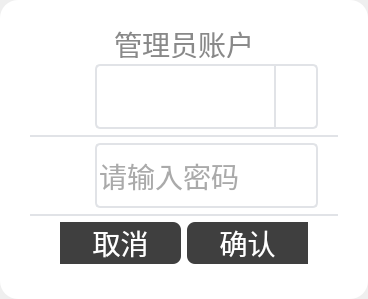
           <widget class="QWidget" name="page_2">
            <layout class="QVBoxLayout" name="verticalLayout_6">
             <property name="spacing">
              <number>0</number>
             </property>
             <property name="leftMargin">
              <number>0</number>
             </property>
             <property name="topMargin">
              <number>0</number>
             </property>
             <property name="rightMargin">
              <number>0</number>
             </property>
             <property name="bottomMargin">
              <number>0</number>
             </property>
             <item>
              <widget class="QFrame" name="frame_Admin">
               <property name="styleSheet">
                <string notr="true">#frame_Admin
{  
	background-color: rgb(255, 255, 255);
	border-radius:18px;
}</string>
               </property>
               <property name="frameShape">
                <enum>QFrame::StyledPanel</enum>
               </property>
               <property name="frameShadow">
                <enum>QFrame::Raised</enum>
               </property>
               <layout class="QVBoxLayout" name="verticalLayout_5" stretch="0,1,0,1,0,1">
                <property name="leftMargin">
                 <number>30</number>
                </property>
                <property name="topMargin">
                 <number>30</number>
                </property>
                <property name="rightMargin">
                 <number>30</number>
                </property>
                <property name="bottomMargin">
                 <number>35</number>
                </property>
                <item>
                 <widget class="QLabel" name="label_9">
                  <property name="minimumSize">
                   <size>
                    <width>0</width>
                    <height>0</height>
                   </size>
                  </property>
                  <property name="maximumSize">
                   <size>
                    <width>16777215</width>
                    <height>28</height>
                   </size>
                  </property>
                  <property name="styleSheet">
                   <string notr="true">
	font-size:28px;
	color: rgb(137, 137, 137);</string>
                  </property>
                  <property name="text">
                   <string>管理员账户</string>
                  </property>
                  <property name="alignment">
                   <set>Qt::AlignCenter</set>
                  </property>
                 </widget>
                </item>
                <item>
                 <layout class="QHBoxLayout" name="horizontalLayout_11" stretch="1,6">
                  <property name="spacing">
                   <number>15</number>
                  </property>
                  <property name="leftMargin">
                   <number>20</number>
                  </property>
                  <property name="topMargin">
                   <number>0</number>
                  </property>
                  <property name="rightMargin">
                   <number>20</number>
                  </property>
                  <property name="bottomMargin">
                   <number>0</number>
                  </property>
                  <item>
                   <widget class="QLabel" name="label_7">
                    <property name="maximumSize">
                     <size>
                      <width>30</width>
                      <height>32</height>
                     </size>
                    </property>
                    <property name="styleSheet">
                     <string notr="true">QLabel
{
	border-image: url(:/image/images/icon-user.png);
}</string>
                    </property>
                    <property name="text">
                     <string/>
                    </property>
                   </widget>
                  </item>
                  <item>
                   <widget class="QComboBox" name="mCombo_ID_Admin">
                    <property name="minimumSize">
                     <size>
                      <width>0</width>
                      <height>65</height>
                     </size>
                    </property>
                    <property name="styleSheet">
                     <string notr="true">
/*未下拉时，QComboBox 样式 背景黑色*/
QComboBox {
	border: 2px solid #e1e3e7;         
	border-radius: 5px;    
background:#ffffff;
color:#565656;
padding-left:30px;
font-size:28px;
}  

/*下拉后的整个下拉窗体样式 背景红色*/
QComboBox QAbstractItemView 
{
	background:#ffffff;
	color:#565656; 
	padding-left:30px;    
} 
 
/*下拉箭头区域样式*/
QComboBox::drop-down
{
width: 40px;
border-left: 2px solid #e1e3e7; 
}    

/*下拉箭头样式*/
QComboBox::down-arrow {
	image: url(:/image/images/arrow.png);
height:30px;
width:20px;
}     </string>
                    </property>
                   </widget>
                  </item>
                 </layout>
                </item>
                <item>
                 <widget class="QLabel" name="lab_Login_5">
                  <property name="maximumSize">
                   <size>
                    <width>16777215</width>
                    <height>2</height>
                   </size>
                  </property>
                  <property name="styleSheet">
                   <string notr="true">QLabel
{
background-color:#e1e3e7;
}</string>
                  </property>
                  <property name="text">
                   <string/>
                  </property>
                  <property name="alignment">
                   <set>Qt::AlignCenter</set>
                  </property>
                 </widget>
                </item>
                <item>
                 <layout class="QHBoxLayout" name="horizontalLayout_12" stretch="1,6">
                  <property name="spacing">
                   <number>15</number>
                  </property>
                  <property name="leftMargin">
                   <number>20</number>
                  </property>
                  <property name="rightMargin">
                   <number>20</number>
                  </property>
                  <item>
                   <widget class="QLabel" name="label_8">
                    <property name="maximumSize">
                     <size>
                      <width>30</width>
                      <height>32</height>
                     </size>
                    </property>
                    <property name="styleSheet">
                     <string notr="true">QLabel
{
	border-image: url(:/image/images/icon-pass.png);
}</string>
                    </property>
                    <property name="text">
                     <string/>
                    </property>
                   </widget>
                  </item>
                  <item>
                   <widget class="QLineEdit" name="mEdit_Password_Admin">
                    <property name="minimumSize">
                     <size>
                      <width>0</width>
                      <height>65</height>
                     </size>
                    </property>
                    <property name="styleSheet">
                     <string notr="true">QLineEdit
{    
	border-radius: 5px;
	font-size:28px;
	border: 2px solid #e1e3e7;       
	color:#565656;
}</string>
                    </property>
                    <property name="text">
                     <string/>
                    </property>
                    <property name="echoMode">
                     <enum>QLineEdit::Password</enum>
                    </property>
                    <property name="placeholderText">
                     <string>请输入密码</string>
                    </property>
                   </widget>
                  </item>
                 </layout>
                </item>
                <item>
                 <widget class="QLabel" name="lab_Login_6">
                  <property name="maximumSize">
                   <size>
                    <width>16777215</width>
                    <height>2</height>
                   </size>
                  </property>
                  <property name="styleSheet">
                   <string notr="true">QLabel
{
background-color:#e1e3e7;
}</string>
                  </property>
                  <property name="text">
                   <string/>
                  </property>
                  <property name="alignment">
                   <set>Qt::AlignCenter</set>
                  </property>
                 </widget>
                </item>
                <item>
                 <layout class="QHBoxLayout" name="horizontalLayout_14" stretch="3,3">
                  <property name="leftMargin">
                   <number>30</number>
                  </property>
                  <property name="rightMargin">
                   <number>30</number>
                  </property>
                  <item>
                   <widget class="QPushButton" name="mBtn_Cancel_Admin">
                    <property name="sizePolicy">
                     <sizepolicy hsizetype="Minimum" vsizetype="Minimum">
                      <horstretch>0</horstretch>
                      <verstretch>0</verstretch>
                     </sizepolicy>
                    </property>
                    <property name="minimumSize">
                     <size>
                      <width>0</width>
                      <height>40</height>
                     </size>
                    </property>
                    <property name="maximumSize">
                     <size>
                      <width>16777215</width>
                      <height>56</height>
                     </size>
                    </property>
                    <property name="font">
                     <font>
                      <pointsize>-1</pointsize>
                     </font>
                    </property>
                    <property name="styleSheet">
                     <string notr="true">QPushButton
{ 
	background-color:rgb(63, 63, 63);
	font-size:28px; 
	color:rgb(255,255,255);
	border-radius:8px;
	border-top-left-radius: 28px;               /* 角弧度:左上角*/ 
	border-bottom-left-radius:28px;				/* 角弧度:左下角*/  			/* 角弧度:左下角*/  



}
QPushButton:pressed
{
	background-color:rgb(255,255,255);
	font-size:28px;
	color:rgb(63,63,63);
	border-radius:8px;

	border-top-left-radius: 28px;               /* 角弧度:左上角*/ 
	border-bottom-left-radius:28px;				/* 角弧度:左下角*/   
	border: 2px solid #3f3f3f;    
}</string>
                    </property>
                    <property name="text">
                     <string>取消</string>
                    </property>
                   </widget>
                  </item>
                  <item>
                   <widget class="QPushButton" name="mBtn_Login_Admin">
                    <property name="sizePolicy">
                     <sizepolicy hsizetype="Minimum" vsizetype="Minimum">
                      <horstretch>0</horstretch>
                      <verstretch>0</verstretch>
                     </sizepolicy>
                    </property>
                    <property name="minimumSize">
                     <size>
                      <width>0</width>
                      <height>9</height>
                     </size>
                    </property>
                    <property name="maximumSize">
                     <size>
                      <width>16777215</width>
                      <height>56</height>
                     </size>
                    </property>
                    <property name="font">
                     <font>
                      <pointsize>-1</pointsize>
                     </font>
                    </property>
                    <property name="styleSheet">
                     <string notr="true">QPushButton
{ 
	background-color:rgb(63, 63, 63);
	font-size:28px; 
	color:rgb(255,255,255);
	border-radius:8px;
border-bottom-right-radius: 28px;               /* 角弧度:左上角*/ 
border-top-right-radius:28px;				/* 角弧度:左下角*/  



}
QPushButton:pressed
{
	background-color:rgb(255,255,255);
	font-size:28px;
	color:rgb(63,63,63);
	border-radius:8px;

border-bottom-right-radius: 28px;               /* 角弧度:左上角*/ 
border-top-right-radius:28px;				/* 角弧度:左下角*/  
	border: 2px solid #3f3f3f;    
}</string>
                    </property>
                    <property name="text">
                     <string>确认</string>
                    </property>
                   </widget>
                  </item>
                 </layout>
                </item>
               </layout>
              </widget>
             </item>
            </layout>
           </widget>
